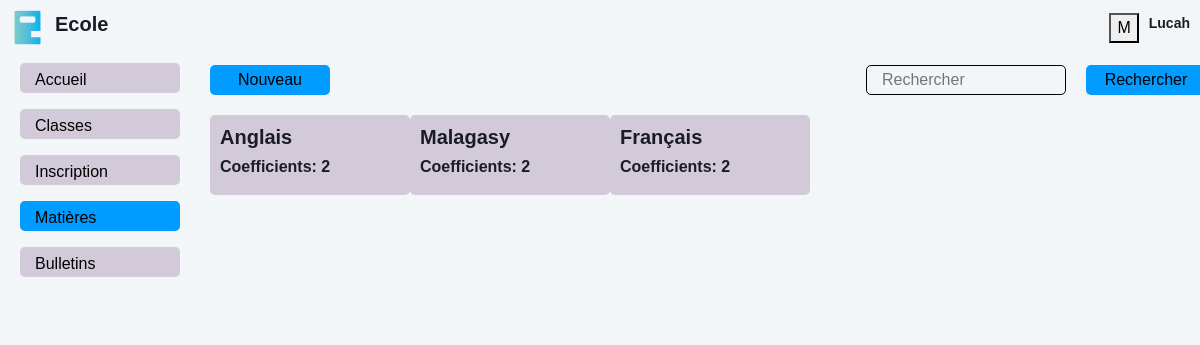
The page /matieres/index.php (signed in) on the database as committed earlier.
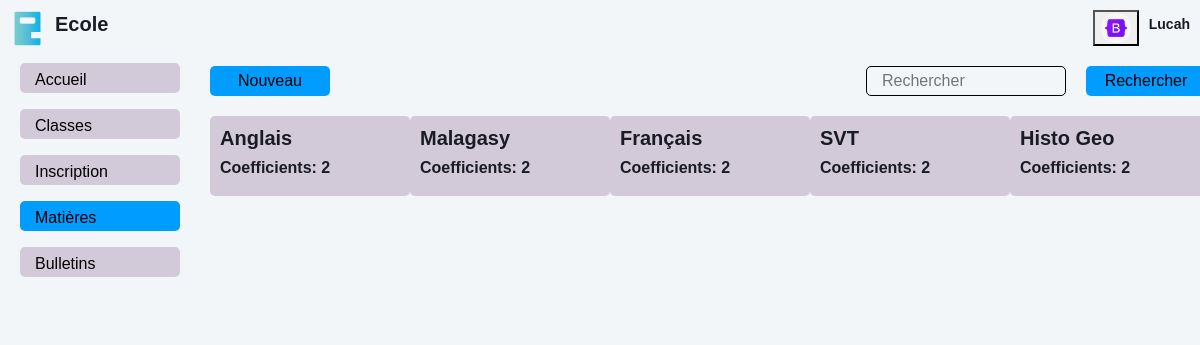
The same page on the database as committed later.
### tables this page shows
CREATE TABLE `responsable` (
  `responsable_id` int(10) NOT NULL AUTO_INCREMENT,
  `nom_responsable` varchar(100) NOT NULL,
  `prenom_responsable` varchar(100) NOT NULL,
  `username` varchar(100) NOT NULL,
  `password` varchar(100) DEFAULT NULL,
  `compte` varchar(100) NOT NULL,
  `image` varchar(100) DEFAULT NULL,
  PRIMARY KEY (`responsable_id`),
  UNIQUE KEY `username` (`username`)
);

CREATE TABLE `matieres` (
  `matiere_id` int(10) NOT NULL AUTO_INCREMENT,
  `nom_matiere` varchar(100) NOT NULL,
  `coefficient` int(5) DEFAULT NULL,
  `classe` int(10) DEFAULT NULL,
  PRIMARY KEY (`matiere_id`)
);

### matieres/index.php (the view, shortened to what this page needs)
<?php
    require "../back/database.php";
    $sql = "SELECT matiere_id, nom_matiere, coefficient FROM matieres";
    $stmt_matieres = $pdo->query($sql);
    $matieres = $stmt_matieres->fetchAll();
    $sql_compte = "SELECT image FROM responsable WHERE responsable_id = ?";
    $stmt_compte = $pdo->prepare($sql_compte);
    $stmt_compte->execute([$_SESSION['responsable_id']]);
    $comptes = $stmt_compte->fetchAll();
?>
<!DOCTYPE html>
<html lang="en">
<head>
    <link href="../assets/css/bootstrap.min.css" rel="stylesheet">
    <link href="../assets/css/style.css" rel="stylesheet">
</head>
<body>
    <nav class="navbar navbar-expand sticky-top" style="display: flex; justify-content: space-between; margin: 0; padding: 10px">
        <a  href="../home.php" class="text-primary" style="display: flex; gap: 10px; align-items: center">
            <img src="../assets/img/logo-ecole.png" alt="logo" style="width: 35px">
            <h3 style="font-size: 20px">Ecole</h3>
        </a>
        <div class="menu">
            <?php foreach ( $comptes as $compte ): ?>
                <button class="btn-menu" id="menu">
                    <?php if (!empty($compte['image'])): ?>
                        <img src="../assets/img/<?= $compte['image'] ?>" alt="Image" width="25">
                    <?php else: ?>
                        M
                    <?php endif; ?>
                </button>
            <?php endforeach; ?>
            <div class="menu-name">
                <h4><?= $_SESSION['username'] ?></h4>
            </div>
        </div>
    </nav>
    <div class="container-xxl position-relative d-flex p-0" style="margin-top: 100px;">
        <div class="sidebar" style="width: 200px; padding: 0 20px; ">
            <nav class="navbar bg-light">
                <div class="navbar-nav w-100" style="margin-top: 25px">
                    <ul>
                        <li><a href="../home.php" class="nav-link">Accueil</a></li>
                        <li><a href="../classes/" class="nav-link">Classes</a></li>
                        <li><a href="../inscription.php" class="nav-link">Inscription</a></li>
                        <li><a href="../matieres/" class="nav-link active">Matières</a></li>
                        <li><a href="#" class="nav-link">Bulletins</a></li>
                    </ul>
                </div>
            </nav>
        </div>
        <div class="col-right">
            <div class="tp">
                <div class="add">
                    <a href="./add.php" class="btn-add">Nouveau</a>
                </div>
                <div class="search">
                    <form action="">
                        <input type="text" placeholder="Rechercher">
                        <button type="submit">Rechercher</button>
                    </form>
                </div>
            </div>
            <div class="bd">
                <div class="carousel-item" style="display: block;">
                    <div class="d-block w-100">
                        <div class="items">
                            <?php if (count($matieres) > 0):  ?>
                                <?php  foreach ( $matieres as $matiere ): ?>
                                    <a href="#">
                                        <div class="card">
                                            <div class="card-body">
                                                <div class="card-title">
                                                    <h3><?= $matiere['nom_matiere'] ?></h3>
                                                    <h4>Coefficients: <?= $matiere['coefficient'] ?></h4>
                                                </div>
                                            </div>
                                        </div>
                                    </a>
                                <?php  endforeach; ?>
                            <?php else: ?>
                                <h5>Aucun matière trouvé</h5>
                            <?php endif; ?>
                        </div>
                    </div>
                </div>
            </div>
        </div>
    </div>
</body>
</html>

Rows that differ between the two databases and show on the page:
changed responsable: image: picture added; no longer shows "M"
added matieres: nom_matiere "SVT", coefficient "2"
added matieres: nom_matiere "Histo Geo", coefficient "2"
